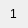
<?xml version="1.0" encoding="UTF-8"?>
<ui version="4.0">
 <class>ButtonPhysical</class>
 <widget class="QWidget" name="ButtonPhysical">
  <property name="geometry">
   <rect>
    <x>0</x>
    <y>0</y>
    <width>28</width>
    <height>28</height>
   </rect>
  </property>
  <property name="sizePolicy">
   <sizepolicy hsizetype="Fixed" vsizetype="Fixed">
    <horstretch>0</horstretch>
    <verstretch>0</verstretch>
   </sizepolicy>
  </property>
  <property name="minimumSize">
   <size>
    <width>28</width>
    <height>28</height>
   </size>
  </property>
  <property name="maximumSize">
   <size>
    <width>999</width>
    <height>999</height>
   </size>
  </property>
  <property name="windowTitle">
   <string>Form</string>
  </property>
  <layout class="QHBoxLayout" name="horizontalLayout">
   <property name="spacing">
    <number>0</number>
   </property>
   <property name="leftMargin">
    <number>0</number>
   </property>
   <property name="topMargin">
    <number>0</number>
   </property>
   <property name="rightMargin">
    <number>0</number>
   </property>
   <property name="bottomMargin">
    <number>0</number>
   </property>
   <item>
    <widget class="QLabel" name="label_PhysicalButton">
     <property name="sizePolicy">
      <sizepolicy hsizetype="Fixed" vsizetype="Fixed">
       <horstretch>0</horstretch>
       <verstretch>0</verstretch>
      </sizepolicy>
     </property>
     <property name="minimumSize">
      <size>
       <width>0</width>
       <height>0</height>
      </size>
     </property>
     <property name="styleSheet">
      <string notr="true"/>
     </property>
     <property name="text">
      <string notr="true">1</string>
     </property>
     <property name="alignment">
      <set>Qt::AlignCenter</set>
     </property>
    </widget>
   </item>
  </layout>
 </widget>
 <resources/>
 <connections/>
</ui>
